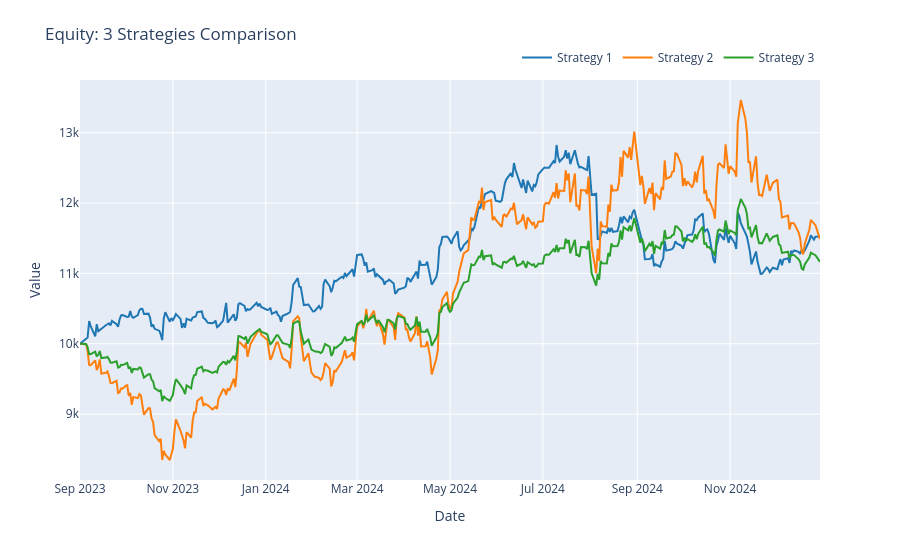

Notebook code cell kept with this figure:
### Code cell
plot_strategy_comparison_interactive(
    result, result_long_txn, result_half,
)

### Figure 1 — Plotly figure (JSON) as saved in the notebook; plotly's stock layout.template omitted (floating-point values rounded to 4 significant figures; data arrays with more than 128 entries replaced by an {"elided": "..."} marker saying what was removed)
{"data": [{"hovertemplate": "Date: %{x|%Y-%m-%d}<br>Strategy 1: %{y:,.2f}<extra></extra>", "line": {"color": "#1f77b4", "width": 2}, "mode": "lines", "name": "Strategy 1", "type": "scatter", "x": {"elided": "334 str values"}, "y": {"elided": "334 float values"}}, {"hovertemplate": "Date: %{x|%Y-%m-%d}<br>Strategy 2: %{y:,.2f}<extra></extra>", "line": {"color": "#ff7f0e", "width": 2}, "mode": "lines", "name": "Strategy 2", "type": "scatter", "x": {"elided": "334 str values"}, "y": {"elided": "334 float values"}}, {"hovertemplate": "Date: %{x|%Y-%m-%d}<br>Strategy 3: %{y:,.2f}<extra></extra>", "line": {"color": "#2ca02c", "width": 2}, "mode": "lines", "name": "Strategy 3", "type": "scatter", "x": {"elided": "334 str values"}, "y": {"elided": "334 float values"}}], "layout": {"hovermode": "closest", "legend": {"orientation": "h", "x": 1, "xanchor": "right", "y": 1.02, "yanchor": "bottom"}, "margin": {"t": 80}, "title": {"text": "Equity: 3 Strategies Comparison"}, "xaxis": {"title": {"text": "Date"}}, "yaxis": {"title": {"text": "Value"}}}}
